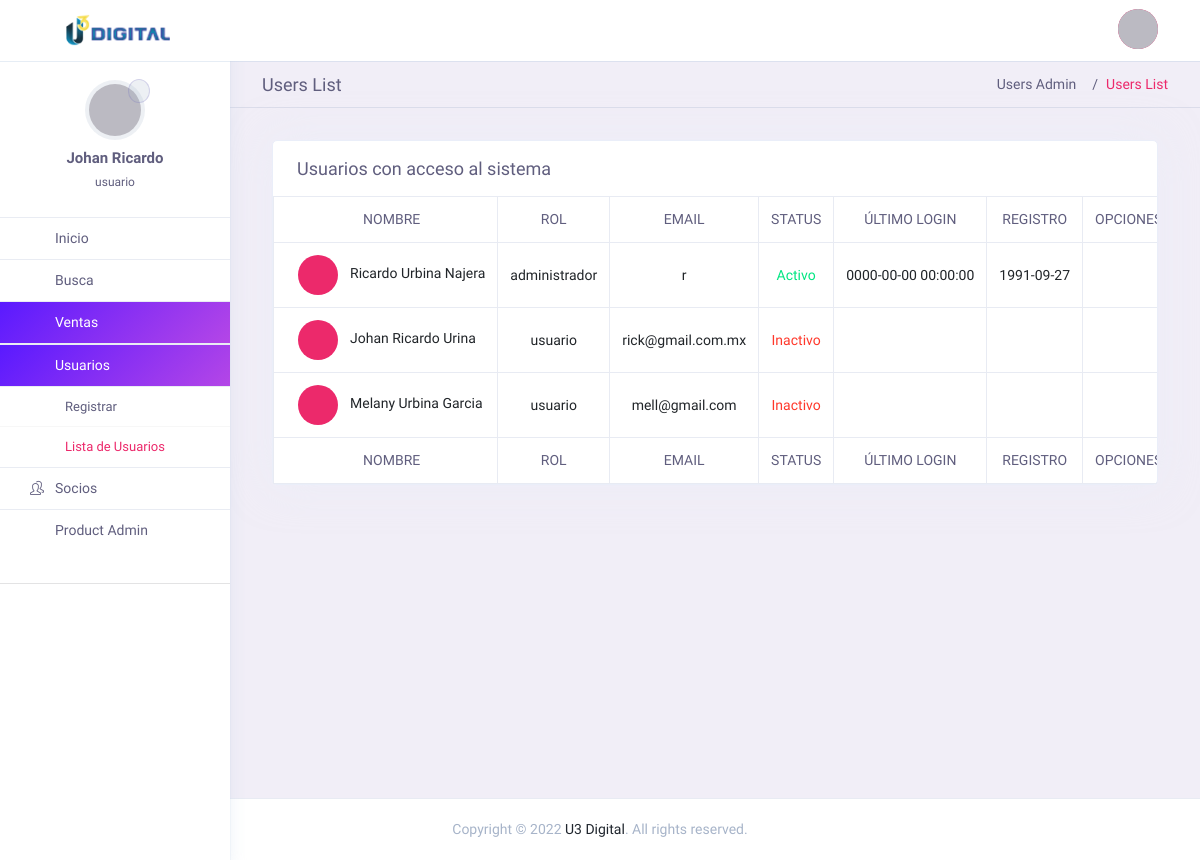
The page /admin/index.php?page=userList (signed in) on the database its author committed.
### tables this page shows
CREATE TABLE `usuarios` (
  `id` int NOT NULL,
  `nombres` varchar(50) NOT NULL,
  `apellidos` varchar(50) NOT NULL,
  `nickName` varchar(30) DEFAULT NULL,
  `telefono` varchar(10) NOT NULL,
  `email` varchar(40) NOT NULL,
  `password` text NOT NULL,
  `personal` text COMMENT 'Informacion personal del usuario que sera mostrada en el perfil de usuario',
  `titulo` varchar(30) DEFAULT NULL COMMENT 'Titulo que tiene en la empresa. ej. Gerente, Agente de ventas, etc',
  `permisos` varchar(13) NOT NULL COMMENT 'El tipo de acceso que tiene en el sistema ej. Administrador, usuario, etc',
  `foto` text,
  `estado` varchar(1) DEFAULT NULL COMMENT 'Activo / Inactivo',
  `ultimoLogin` datetime DEFAULT NULL,
  `fechaNac` date DEFAULT NULL,
  `sociales` text COMMENT 'Los diferentes links a las redes sociales del usuario para ser contactado por los clientes.  En formato JSON'
);

### admin/models/conexion.php (called while the page is built)
<?php
class Conexion{
	public static function conectar(){
		$bd = "gym";
		$servername = "localhost";
		$username = "root";
		$password = "12345678";
		try {
		    $conn = new PDO("mysql:host=$servername;dbname=$bd", $username, $password);
		    $conn->setAttribute(PDO::ATTR_ERRMODE, PDO::ERRMODE_EXCEPTION);
		    }
		catch(PDOException $e)
		    {
		    echo '<script>alert("Connection failed: '.$e->getMessage().'");</script>';
		    }
		return $conn;
	}
}

### admin/models/mdlUsuarios.php (called while the page is built, shortened)
<?php
require_once "conexion.php";
class mdlUsuarios {
	public static function mdlListaUsuarios($tabla){
		$stmt = Conexion::conectar()->prepare("SELECT * FROM $tabla");
		$stmt->execute();
		return $stmt->fetchAll();
	}
}
?>

### admin/controller/themeController.php (called while the page is built)
<?php
class themeController {
    public function theme(){
        include "views/theme.php";
    }
}
?>

### admin/index.php (called while the page is built, shortened)
<?php
require_once "controller/themeController.php";
require_once "controller/ctlrUsuarios.php";
require_once "models/mdlUsuarios.php";
$theme = new themeController();
$theme -> theme();

### admin/controller/ctlrUsuarios.php (the view, shortened to what this page needs)
<?php
Class usuarios {
    public static function ctrListaUsuarios(){
		$respuesta = mdlUsuarios::mdlListaUsuarios("usuarios");
		foreach ($respuesta as $row => $item){
            if ($item["estado"] == 1) $estado = '<td class="text-success">Activo</td>';
            if ($item["estado"] == 0) $estado = '<td class="text-danger">Inactivo</td>';
            echo '
                <tr>
                    <td>
                        <div class="d-flex">
                            <span class="avatar avatar-md  d-block brround cover-image mr-3" data-image-src="'.$item["foto"].'"></span>
                            <span class="mt-2">'.$item["nombres"].' '.$item["apellidos"].'</span>
                        </div>
                    </td>
                    <td>'.$item["permisos"].'</td>
                    <td>'.$item["email"].'</td>'.
                    $estado.'
                    <td >'.$item["ultimoLogin"].'</td>
                    <td>'.$item["fechaNac"].'</td>
                    <td>
                        <div class="item-action dropdown">
                            <a href="javascript:void(0)" data-toggle="dropdown" class="icon" aria-expanded="false"><i class="fe fe-more-vertical fs-20 text-dark"></i></a>
                            <div class="dropdown-menu dropdown-menu-right" x-placement="bottom-end" style="position: absolute; transform: translate3d(-172px, 22px, 0px); top: 0px; left: 0px; will-change: transform;">
                                <a href="index.php?page=userEdit&idEditar='.$item["id"].'" class="dropdown-item"><i class="dropdown-icon fe fe-edit-2"></i> Editar </a>';
                                echo '
                            </div>
                        </div>
                    </td>
                </tr>';
		}
	}
}
?>

### admin/assets/css/admin-custom.css (style rules this page uses)
@media (min-width: 992px) { *::-ms-backdrop, .cover-image { height: 220px; } }
@media (min-width: 992px) { *::-ms-backdrop, .avatar.cover-image { height: 2rem; } }
@media (min-width: 992px) { *::-ms-backdrop, .avatar.avatar-md { height: 2.5rem; } }

### rows shown on the page
usuarios: nombres "Ricardo", apellidos "Urbina Najera", permisos "administrador", email "r", estado "Activo", ultimoLogin "0000-00-00 00:00:00", fechaNac "1991-09-27"
usuarios: nombres "Johan Ricardo", apellidos "Urina", permisos "usuario", email "rick@gmail.com.mx", shows "Inactivo"
usuarios: nombres "Melany", apellidos "Urbina Garcia", permisos "usuario", email "mell@gmail.com", shows "Inactivo"

### other values the page prints
$_SESSION["nombre"] "Johan Ricardo"
$_SESSION["permisos"] "usuario"
